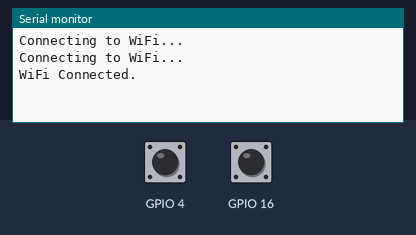
Bench run of a sketch on a simulated ESP32. Parts: the last lines printed to the serial monitor. The inputs (shaded band) are chosen by the test bench; at power-on: GPIO 4 HIGH, GPIO 16 HIGH. WiFi joins after 1.5 s; servers stay silent unless stated.

Above: at 3.2 s.
3.3 s: GPIO 4 pulled LOW for 0.15 s
At 4.6 s:
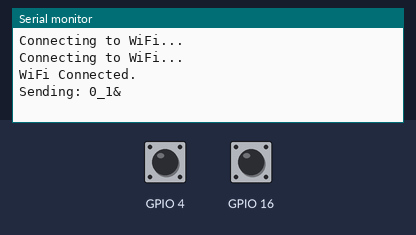
5.0 s: GPIO 16 pulled LOW for 0.15 s
At 5.7 s:
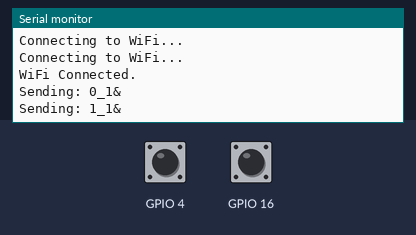
6.6 s: GPIO 4 pulled LOW for 1 s
At 8.3 s:
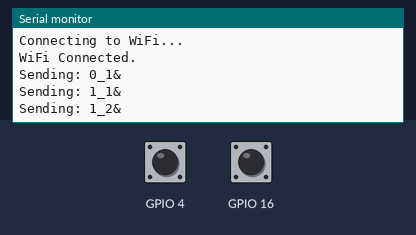
9.1 s: GPIO 16 pulled LOW for 1 s
At 10.1 s:
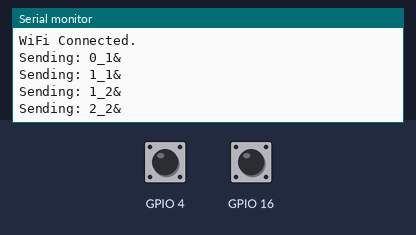
Timing chart, 0 to 12.1 s (numbered marks = the images above; inputs shaded):
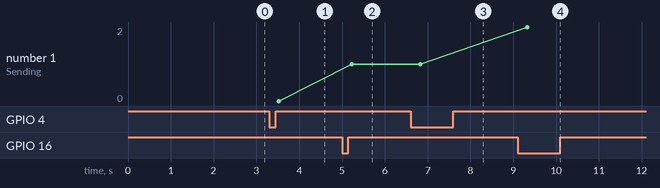

Measured:
- after the input at 3.3 s, the serial monitor: prints a new line after 0.23 s (image 1)
- after the input at 5.0 s, the serial monitor: prints a new line after 0.22 s (image 2)
- after the input at 6.6 s, the serial monitor: prints a new line after 0.23 s (image 3)
- after the input at 9.1 s, the serial monitor: prints a new line after 0.22 s (image 4)

The sketch:

2.ino
```cpp
#include <WiFi.h>

int n1 = 0;
int n2 = 0;

bool lastState1 = HIGH;
bool lastState2 = HIGH;

// Wifi credentials
char *ssid = "wifi07";
char *passwd = "12345678";
const uint16_t port = 2000;
char *host = "192.168.4.1";
WiFiClient client;  // create wifi client object

void sendData() {
  if (client.connect(host, port)) {
    // "N1_N2&"
    String payload = String(n1) + "_" + String(n2) + "&";
    Serial.print("Sending: ");
    Serial.println(payload);
    client.print(payload);
    client.flush();
    client.stop();
  } else {
    Serial.println("Connection to host failed");
  }
}

void setup() {
  Serial.begin(9600);

  WiFi.begin(ssid, passwd);
  while (WiFi.status() != WL_CONNECTED) {
    delay(1000);
    Serial.println("Connecting to WiFi...");
  }
  Serial.println("WiFi Connected.");

  // Set up the button pins with pull-up resistors
  pinMode(16, INPUT_PULLUP);
  pinMode(4, INPUT_PULLUP);
}

void loop() {
  // Read the current state of the buttons
  bool state1 = digitalRead(16);
  bool state2 = digitalRead(4);

  // Check for SW1 press (falling edge)
  if (state1 == LOW && lastState1 == HIGH) {
    delay(20);  // Debounce delay
    // Re-check the state to confirm the press
    if (digitalRead(16) == LOW) {
      n1++;
      if (n1 > 99) {  // Reset to 0 if it exceeds 99
        n1 = 0;
      }
      sendData();  // Send the updated values
    }
  }

  // Check for SW2 press (falling edge)
  if (state2 == LOW && lastState2 == HIGH) {
    delay(20);  // Debounce delay
    // Re-check the state to confirm the press
    if (digitalRead(4) == LOW) {
      n2++;
      if (n2 > 99) {  // Reset to 0 if it exceeds 99
        n2 = 0;
      }
      sendData();  // Send the updated values
    }
  }

  // Update the last state for both buttons
  lastState1 = state1;
  lastState2 = state2;

  delay(10);
}
```
